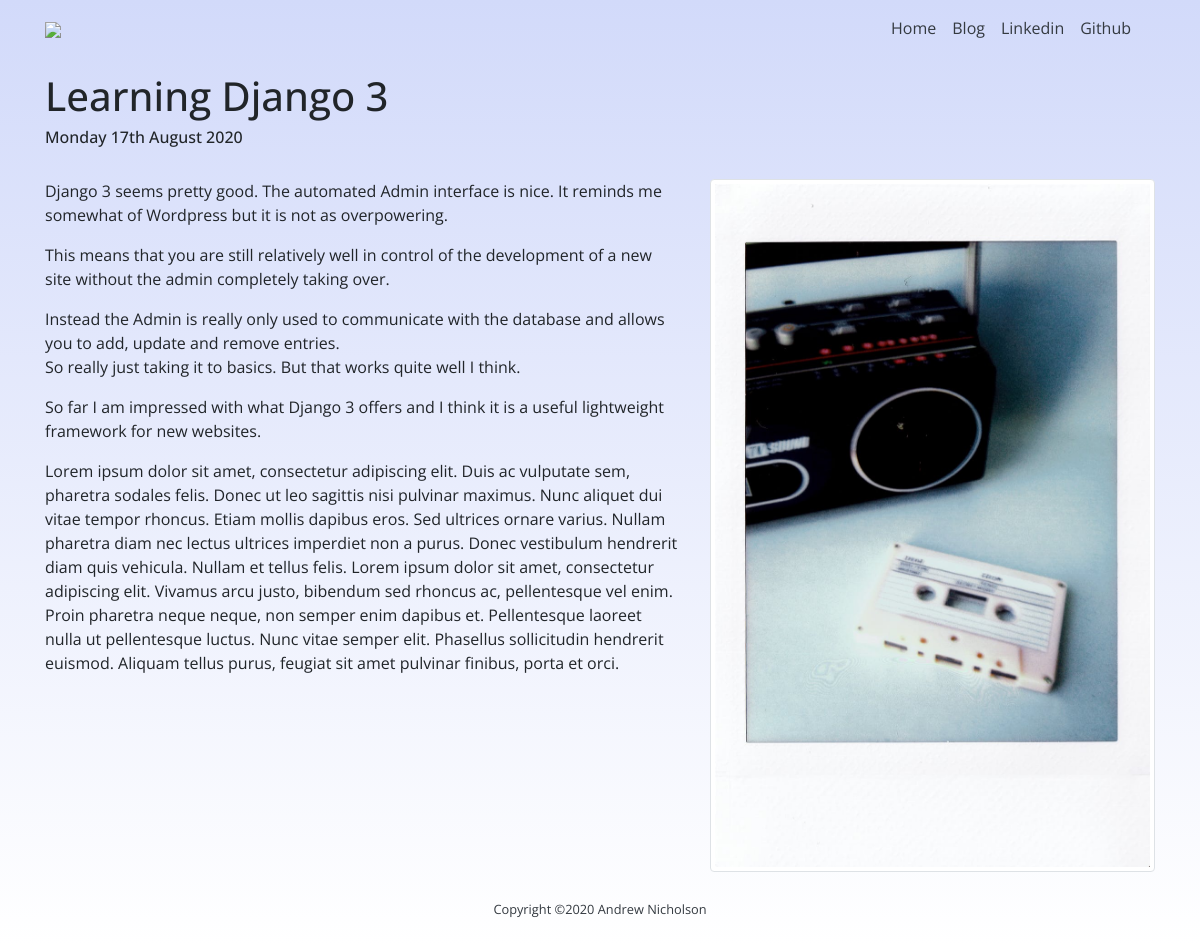
/blog/learning-django-3/, run on the app's committed database.
### blog/models.py (models this page shows, shortened)
class Blog(models.Model):
    title = models.CharField(max_length=150)
    body = models.TextField()
    image = models.ImageField(upload_to='portfolio/images/')
    url = models.URLField(blank=True)
    datetime = models.DateTimeField()
    slug = models.SlugField()

### blog/views.py (the view)
# urls.py: path('<slug:blog_slug>/', views.detail, name='detail'),
def detail(request, blog_slug):
    blog = get_object_or_404(Blog, slug=blog_slug)
    return render(request, 'detail.html', {'blog':blog})

### blog/templates/detail.html
{% extends 'base.html' %}
{% block content %}
<h1 class="display-5 pt-3">{{ blog.title }}</h1>
<h6 class="pb-4">{{ blog.datetime|date:'l jS F Y' }}</h6>
<div class="row">
    <div class="col-md-7">
        {{ blog.body|linebreaks }}
    </div>
    <div class="col-md-5">
        <img src="{{ blog.image.url }}" class="img-thumbnail" width="500"/><br>
    </div>
</div>
{% endblock %}

### portfolio/static/styles.css (style rules this page uses)
html { height:100%; }
body { font-family: 'Open Sans', sans-serif; height: 100%; background: -webkit-gradient(linear, left top, left bottom, from(#d2dafa), to(#FFFFFF)) fixed; }

### data on the page
Blog: title "Learning Django 3", datetime "Monday 17th August 2020", body "Django 3 seems pretty good. The automated Admin interface is nice. It reminds me somewhat of Wordpress but it is not as overpowering. This means that you are still relatively well in control of the development of a new site without the admin completely taking over. Instead the Admin is really only used to communicate with the database and allows you to add, update and remove entries. So really just taking it to basics. But that works quite well I think. So far I am impressed with what Django 3 offers and I think it is a useful lightweight framework for new websites. Lorem ipsum dolor sit amet, consectetur adipiscing elit. Duis ac vulputate sem, pharetra sodales felis. Donec ut leo sagittis…", image (picture)
